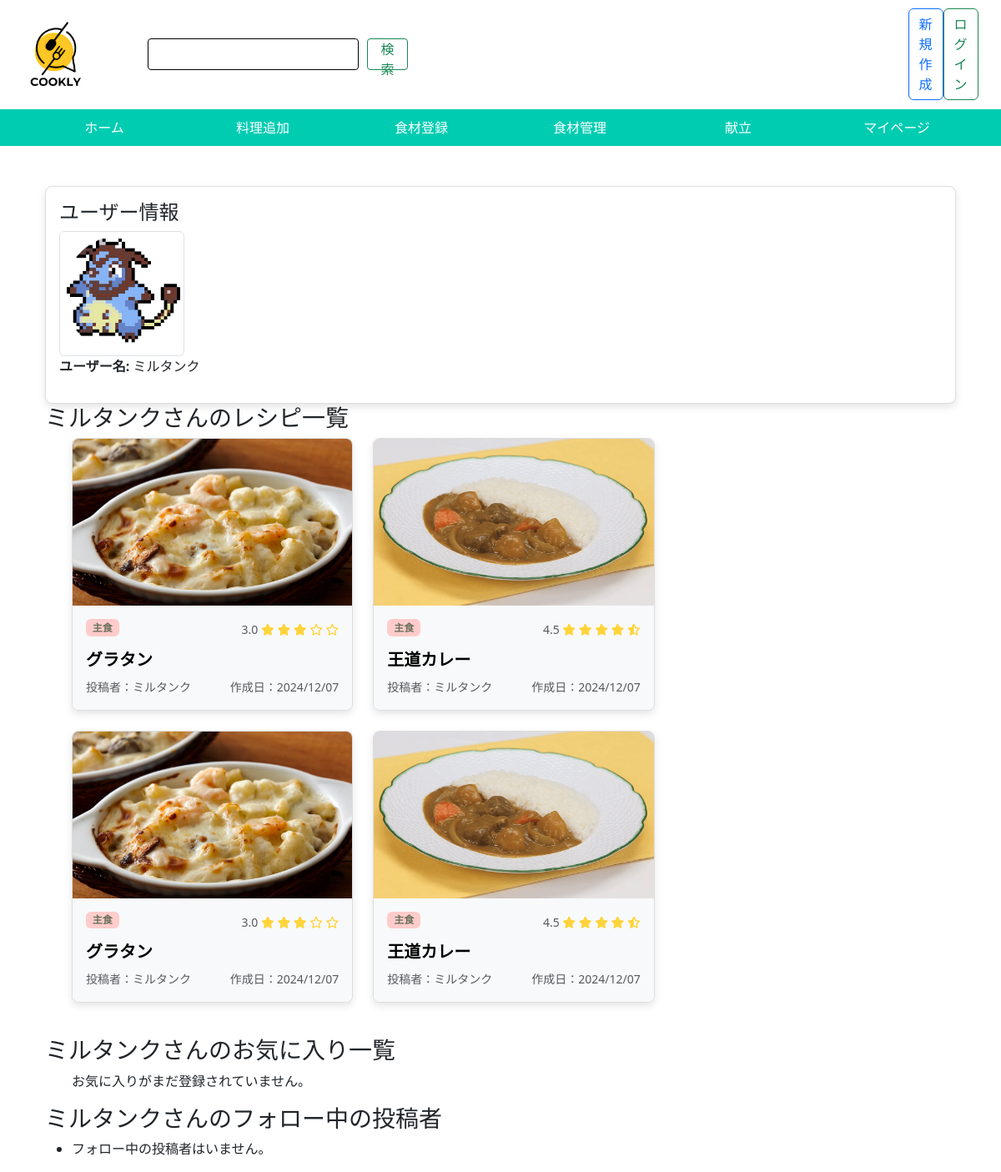
Page /author/3/ on the committed database.
### app/models.py (models this page shows, shortened)
class CustomUser(AbstractUser):
    user_icon = models.ImageField(upload_to='user_icon/', verbose_name="ユーザーアイコン")
    allergy = models.CharField(max_length=1000, default="なし")

class Recipe(models.Model):
    user = models.ForeignKey(CustomUser, on_delete=models.CASCADE)
    recipe_title = models.CharField(max_length=200, verbose_name="料理タイトル")
    recipe_image = models.ImageField(upload_to='recipes/', verbose_name="料理写真")
    vote = models.IntegerField(default=0, verbose_name="閲覧回数")
    detail_text = models.TextField(max_length=200, verbose_name="料理説明")
    class Genre(models.TextChoices):
        MAIN_DISH = 'main', '主菜'
        SIDE_DISH = 'side', '副菜'
        MAIN_COURSE = 'course', '主食'
        DESSERT = 'dessert', '菓子'
    genre = models.CharField(max_length=10, choices=Genre.choices, verbose_name="ジャンル")
    created_at = models.DateTimeField(auto_now_add=True)
    updated_at = models.DateField(verbose_name="更新日", auto_now=True)

### app/views.py (the view)
# urls.py: path('author/<int:user_id>/', views.author_page, name='author_page'),
def author_page(request, user_id):
    author = get_object_or_404(CustomUser, id=user_id)
    recipes = Recipe.objects.filter(user=author).annotate(average_rating=Avg('comment__rating'))  # 投稿者のレシピを取得
    favorite_recipes = Favorite.objects.filter(user=author).select_related('item')
    followed_authors = Follow.objects.filter(follower=author).select_related('followed')
    context = {
        'author': author,
        'recipes': recipes,
        'favorite_recipes': favorite_recipes,
        'followed_authors': followed_authors,
    }
    return render(request, 'app/author_page.html', context)

### app/templates/app/author_page.html
{% extends "base/base.html" %}
{% block body %}
<div class="container mt-5">
    <div class="card mt-3">
        <div class="card-body">
            <h4>ユーザー情報</h4>
            {% if author.user_icon %}
                <img src="{{ author.user_icon.url }}" alt="ユーザーアイコン" class="img-thumbnail" style="max-width: 150px;">
            {% else %}
                <p>アイコンが設定されていません</p>
            {% endif %}
            <p><strong>ユーザー名:</strong> {{ author.username }}</p>
        </div>
    </div>
    <h3>{{ author.username }}さんのレシピ一覧</h3>
    <ul>
        {% for recipe in recipes %}
            <div class="row">
                {% for recipe in recipes %}
                    <div class="col-md-4 mb-4 d-flex align-items-stretch">
                        {% include 'app/recipe_card.html' with i=recipe %}
                    </div>
                {% empty %}
                    <p>まだ料理を投稿していません。</p>
                {% endfor %}
            </div>
        {% empty %}
            <li>この投稿者のレシピはありません。</li>
        {% endfor %}
    </ul>
    <h3>{{ author.username }}さんのお気に入り一覧</h3>
        <ul>
           {% for favorite in favorite_recipes %}
              <li>
                  <a href="{% url 'app:detail' favorite.item.id %}">
                       {{ favorite.item.recipe_title }}
                 </a>
             </li>
           {% empty %}
             <p>お気に入りがまだ登録されていません。</p>
           {% endfor %}
        </ul>
        <h3>{{ author.username }}さんのフォロー中の投稿者</h3>
        <ul>
            {% for follow in followed_authors %}
              <li>
                 <a href="{% url 'app:author_page' follow.followed.id %}">
                    {{ follow.followed.username }}
                 </a>
             </li>
            {% empty %}
             <li>フォロー中の投稿者はいません。</li>
            {% endfor %}
        </ul>
</div>
{% endblock %}

### app/templates/app/recipe_card.html (shortened to what this page needs)
<div class="card" style="width: 100%; position: relative;">
    <img src="{{ i.recipe_image.url }}" class="card-img-top" alt="{{ i.recipe_title }}"
        style="height: 200px; object-fit: cover;">
    <div class="card-body d-flex flex-column {% if i.allergy_flag %}bg-color text-white{% else %}bg-light{% endif %}">
        <div class="d-flex justify-content-between mt-0">
            {% if i.genre == 'main' %}
            <p class="badge badge-pill badge-main">{{ i.get_genre_display }}</p>
            {% elif i.genre == 'side' %}
            <p class="badge badge-pill badge-side">{{ i.get_genre_display }}</p>
            {% elif i.genre == 'course' %}
            <p class="badge badge-pill badge-course">{{ i.get_genre_display }}</p>
            {% elif i.genre == 'dessert' %}
            <p class="badge badge-pill badge-dessert">{{ i.get_genre_display }}</p>
            {% endif %}
            <p class="card-text mb-0">
                <small class="text-body-secondary">
                    {% if i.average_rating is none %}
                        未評価
                    {% else %}
                        {{ i.average_rating|floatformat:1 }}
                        {% if i.average_rating >= 1 %}
                            <i class="fa-solid fa-star" style="color: #FFD43B;"></i>
                        {% elif i.average_rating >= 0.5 %}
                            <i class="fa-solid fa-star-half-stroke" style="color: #FFD43B;"></i>
                        {% else %}
                            <i class="fa-regular fa-star" style="color: #FFD43B;"></i>
                        {% endif %}
                        {% if i.average_rating >= 2 %}
                            <i class="fa-solid fa-star" style="color: #FFD43B;"></i>
                        {% elif i.average_rating >= 1.5 %}
                            <i class="fa-solid fa-star-half-stroke" style="color: #FFD43B;"></i>
                        {% else %}
                            <i class="fa-regular fa-star" style="color: #FFD43B;"></i>
                        {% endif %}
                        {% if i.average_rating >= 3 %}
                            <i class="fa-solid fa-star" style="color: #FFD43B;"></i>
                        {% elif i.average_rating >= 2.5 %}
                            <i class="fa-solid fa-star-half-stroke" style="color: #FFD43B;"></i>
                        {% else %}
                            <i class="fa-regular fa-star" style="color: #FFD43B;"></i>
                        {% endif %}
                        {% if i.average_rating >= 4 %}
                            <i class="fa-solid fa-star" style="color: #FFD43B;"></i>
                        {% elif i.average_rating >= 3.5 %}
                            <i class="fa-solid fa-star-half-stroke" style="color: #FFD43B;"></i>
                        {% else %}
                            <i class="fa-regular fa-star" style="color: #FFD43B;"></i>
                        {% endif %}
                        {% if i.average_rating >= 5 %}
                            <i class="fa-solid fa-star" style="color: #FFD43B;"></i>
                        {% elif i.average_rating >= 4.5 %}
                            <i class="fa-solid fa-star-half-stroke" style="color: #FFD43B;"></i>
                        {% else %}
                            <i class="fa-regular fa-star" style="color: #FFD43B;"></i>
                        {% endif %}
                    {% endif %}
                </small>
            </p>
        </div>
        <h5 class="card-title text-left mb-2">
            <a href="{% url 'app:detail' i.id %}" class="text-decoration-none">{{ i.recipe_title }}</a>
        </h5>
        <div class="mt-auto d-flex justify-content-between">
            <p class="card-text mb-0">
                <small class="text-body-secondary">
                    <a href="{% url 'app:author_page' i.user.id %}" class="hidden-link">
                        投稿者：{{ i.user }}</small>
            </p>
            <p class="card-text mb-0" style="margin-right: 0;">
                <small class="text-body-secondary">作成日：{{ i.created_at|date:"Y/m/d" }}</small>
            </p>
        </div>
    </div>
</div>
<head>
</head>

### app/templates/app/recipe_card.html (style rules this page uses)
.hidden-link { text-decoration: none; color: inherit; cursor: pointer; }
.card { min-height: 100%; border: 1px solid #ddd; border-radius: 8px; overflow: hidden; background-color: white; box-shadow: 0 4px 10px rgba(0, 0, 0, 0.1); transition: transform 0.3s ease, box-shadow 0.3s ease; }
.card-text { overflow: hidden; text-overflow: ellipsis; }
.card-title a { font-weight: bold; color: black; text-decoration: none; }
.badge-course { background-color: #ffcccb; color: #6b705c; }

### rows in the picture
CustomUser: user_icon (picture), username "ミルタンク"
Recipe: recipe_image (picture), genre "主食", average_rating "3.0", recipe_title "グラタン", user "ミルタンク", created_at "2024/12/07"
Recipe: recipe_image (picture), genre "主食", average_rating "4.5", recipe_title "王道カレー", user "ミルタンク", created_at "2024/12/07"
